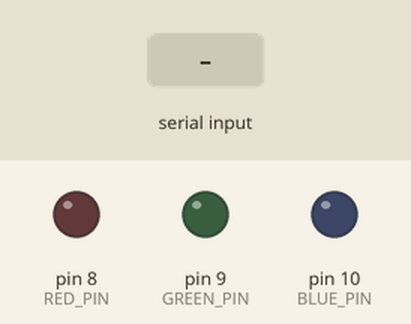
Bench run of a sketch on a simulated Arduino Uno, built with avr-gcc and run on an emulated ATmega328P. On the bench: output pins drawn as LEDs (lit = HIGH). Inputs (shaded band) come from the test bench.

Above: at 1.2 s.
1.3 s: "RED_ON\n" received over Serial
At 2.5 s:
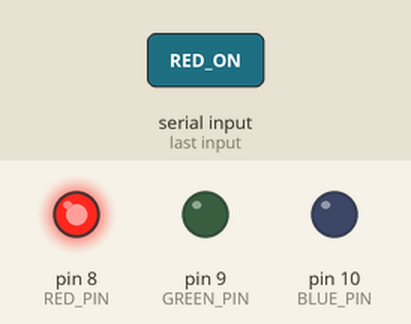
2.8 s: "GREEN_ON\n" received over Serial
At 3.8 s:
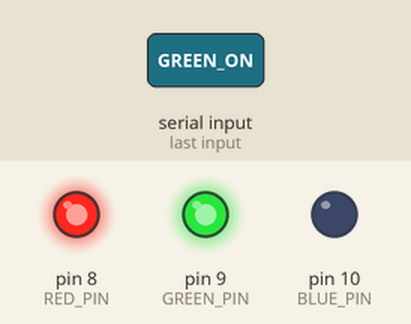
4.3 s: "RED_OFF\n" received over Serial
At 4.9 s:
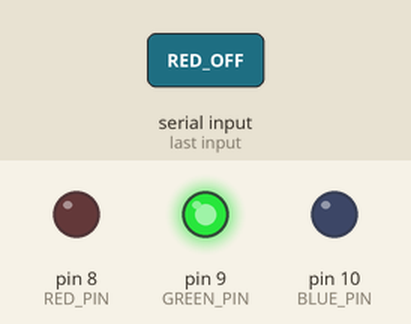
5.8 s: "BLUE_ON\n" received over Serial
At 6.1 s:
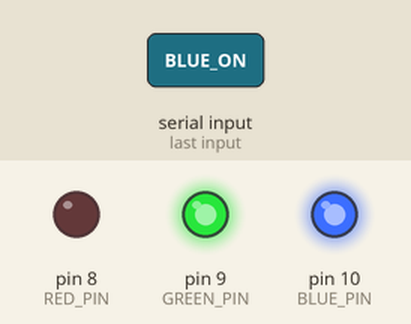
7.3 s: "GREEN_OFF\n" received over Serial
At 8.5 s:
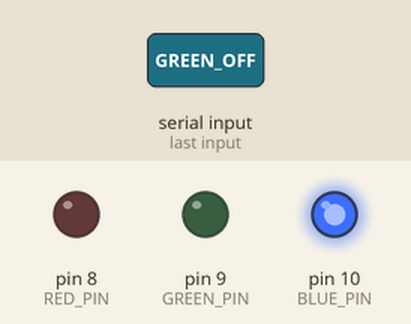
8.8 s: "BLUE_OFF\n" received over Serial
At 9.6 s:
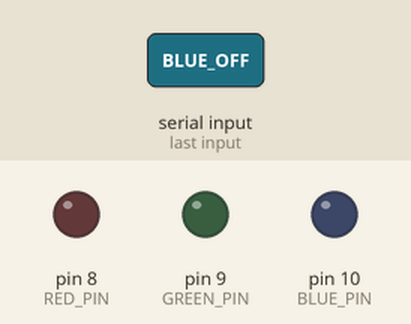
Timing chart, 0 to 11.3 s (numbered marks = the images above; inputs shaded):
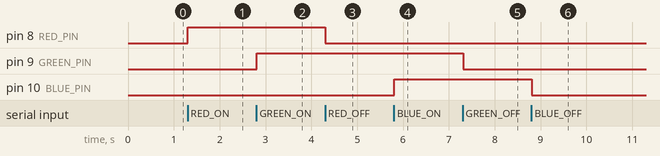

Measured:
- after the input at 1.3 s, pin 8 (RED_PIN): LOW → HIGH at once
- after the input at 2.8 s, pin 9 (GREEN_PIN): LOW → HIGH at once
- after the input at 4.3 s, pin 8 (RED_PIN): HIGH → LOW at once
- after the input at 5.8 s, pin 10 (BLUE_PIN): LOW → HIGH at once
- after the input at 7.3 s, pin 9 (GREEN_PIN): HIGH → LOW at once
- after the input at 8.8 s, pin 10 (BLUE_PIN): HIGH → LOW at once

The sketch:

light_glow.ino
```cpp
const int RED_PIN = 8;
const int GREEN_PIN = 9;
const int BLUE_PIN = 10;

void setup() {

  pinMode(RED_PIN, OUTPUT);
  pinMode(GREEN_PIN, OUTPUT);
  pinMode(BLUE_PIN, OUTPUT);

  Serial.begin(9600);

}

void loop() {

  if (Serial.available()) {

    String command = Serial.readStringUntil('\n');

    command.trim();

    if (command == "RED_ON")
      digitalWrite(RED_PIN, HIGH);

    else if (command == "RED_OFF")
      digitalWrite(RED_PIN, LOW);

    else if (command == "GREEN_ON")
      digitalWrite(GREEN_PIN, HIGH);

    else if (command == "GREEN_OFF")
      digitalWrite(GREEN_PIN, LOW);

    else if (command == "BLUE_ON")
      digitalWrite(BLUE_PIN, HIGH);

    else if (command == "BLUE_OFF")
      digitalWrite(BLUE_PIN, LOW);

  }

}
```
